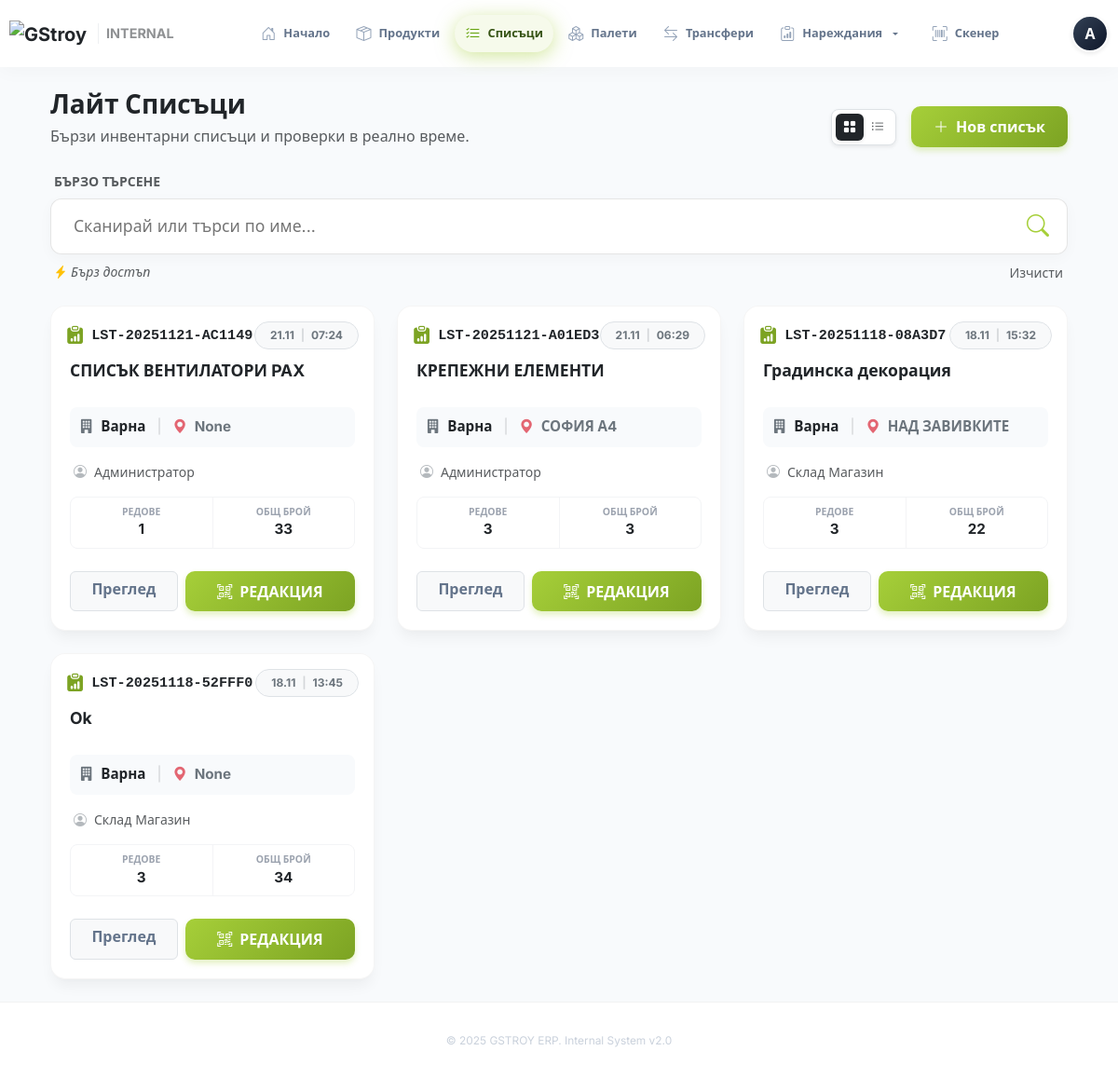
Screenshot of /simple-lists (signed in) with the database file from the repository.
### models.py (models this page shows)
class User(UserMixin, Base):
    __tablename__ = "users"
    id = Column(Integer, primary_key=True)
    username = Column(String(64), unique=True, nullable=False)
    full_name = Column(String(255), nullable=False)
    password_hash = Column(String(255), nullable=False, default="")
    can_assign_orders = Column(Boolean, default=False)
    can_prepare_orders = Column(Boolean, default=True)
    can_view_competitor_prices = Column(Boolean, default=False)
    is_admin = Column(Boolean, default=False)
    is_active = Column(Boolean, default=True)
    default_warehouse_id = Column(Integer, ForeignKey("warehouses.id"))
    email = Column(String(255), unique=True)
    phone = Column(String(32))
    employee_number = Column(String(64), unique=True)
    is_staff = Column(Boolean, default=False)
    manager_id = Column(Integer, ForeignKey("users.id"))
    assigned_warehouse_id = Column(Integer, ForeignKey("warehouses.id"))
    registered_at = Column(DateTime, default=datetime.utcnow, nullable=False)
    last_login_at = Column(DateTime)
    service_points = relationship(
        "ServicePoint",
        secondary=user_service_points,
        back_populates="users",
    )
    assignments = relationship("StockOrderAssignment", back_populates="user")
    scan_tasks = relationship("ScanTask", back_populates="created_by")
    authored_lists = relationship("ProductList", back_populates="created_by")
    default_warehouse = relationship("Warehouse", foreign_keys=[default_warehouse_id])
    assigned_warehouse = relationship("Warehouse", foreign_keys=[assigned_warehouse_id], back_populates="assigned_staff")
    manager = relationship("User", remote_side=[id], back_populates="subordinates")
    subordinates = relationship("User", back_populates="manager")
    roles = relationship("Role", secondary=user_roles, back_populates="users")
    access_windows = relationship("AccessWindow", secondary=access_window_users, back_populates="users")

class ProductList(Base):
    __tablename__ = "product_lists"
    id = Column(Integer, primary_key=True)
    code = Column(String(64), unique=True, nullable=False)
    title = Column(String(255), nullable=False, default="Product list")
    storage_location = Column(String(128))
    current_warehouse_id = Column(Integer, ForeignKey("warehouses.id"), nullable=False)
    target_warehouse_id = Column(Integer, ForeignKey("warehouses.id"))
    status = Column(String(32), default="draft", nullable=False)
    is_pallet = Column(Boolean, default=False)
    is_light = Column(Boolean, default=False, nullable=False)
    pallet_code = Column(String(64))
    created_by_id = Column(Integer, ForeignKey("users.id"))
    created_at = Column(DateTime, default=datetime.utcnow, nullable=False)
    updated_at = Column(DateTime, default=datetime.utcnow, nullable=False)
    current_warehouse = relationship(
        "Warehouse", foreign_keys=[current_warehouse_id], back_populates="outgoing_lists"
    )
    target_warehouse = relationship(
        "Warehouse", foreign_keys=[target_warehouse_id], back_populates="incoming_targets"
    )
    items = relationship("ProductListItem", back_populates="product_list", cascade="all, delete-orphan")
    transfers = relationship(
        "TransferDocument",
        back_populates="product_list",
        cascade="all, delete-orphan",
        order_by="desc(TransferDocument.created_at)",
    )
    created_by = relationship("User", back_populates="authored_lists")

class Warehouse(Base):
    __tablename__ = "warehouses"
    id = Column(Integer, primary_key=True)
    name = Column(String(128), nullable=False)
    code = Column(String(32), unique=True, nullable=False)
    description = Column(Text)
    is_active = Column(Boolean, default=True)
    printer_server_url = Column(String(255))
    outgoing_lists = relationship(
        "ProductList",
        foreign_keys="ProductList.current_warehouse_id",
        back_populates="current_warehouse",
    )
    incoming_targets = relationship(
        "ProductList",
        foreign_keys="ProductList.target_warehouse_id",
        back_populates="target_warehouse",
    )
    assigned_staff = relationship(
        "User",
        back_populates="assigned_warehouse",
        foreign_keys="User.assigned_warehouse_id",
    )
    access_windows = relationship("AccessWindow", secondary=access_window_warehouses, back_populates="warehouses")
    locations = relationship("Location", back_populates="warehouse", cascade="all, delete-orphan")
    printers = relationship("Printer", back_populates="warehouse", cascade="all, delete-orphan")

### app/blueprints/logistics.py (the view)
@logistics_bp.route("/simple-lists")
@login_required
def simple_list_index():
    session = g.db
    view_mode = request.args.get("view", "cards")
    if view_mode not in ("cards", "table"):
        view_mode = "cards"
    base_args = request.args.to_dict()
    base_args.pop("view", None)
    cards_url = url_for(".simple_list_index", **{**base_args, "view": "cards"})
    table_url = url_for(".simple_list_index", **{**base_args, "view": "table"})
    product_lists = (
        session.query(ProductList)
        .options(
            joinedload(ProductList.current_warehouse),
            joinedload(ProductList.created_by),
            joinedload(ProductList.items).joinedload(ProductListItem.product),
        )
        .filter(ProductList.is_light.is_(True))
        .order_by(ProductList.created_at.desc())
        .all()
    )
    totals_by_list = {p.id: calculate_list_totals(p) for p in product_lists}
    return render_template(
        "simple_list_index.html",
        product_lists=product_lists,
        totals_by_list=totals_by_list,
        view_mode=view_mode,
        cards_url=cards_url,
        table_url=table_url,
    )

### templates/simple_list_index.html (shortened to what this page needs)
{% extends "base.html" %}
{% block content %}
<div class="d-flex flex-column flex-lg-row justify-content-between align-items-lg-end gap-3 mb-4 fade-in">
  <div>
    <h1 class="h3 fw-bold text-dark mb-1">Лайт Списъци</h1>
    <p class="text-muted mb-0">Бързи инвентарни списъци и проверки в реално време.</p>
  </div>
  <div class="d-flex flex-wrap align-items-center gap-2">
    <div class="bg-white p-1 rounded-3 d-flex border me-2 shadow-sm">
        <a href="{{ cards_url }}" class="btn btn-sm border-0 rounded-2 {{ 'bg-dark text-white shadow-sm' if view_mode == 'cards' else 'text-muted' }}">
            <i class="bi bi-grid-fill"></i>
        </a>
        <a href="{{ table_url }}" class="btn btn-sm border-0 rounded-2 {{ 'bg-dark text-white shadow-sm' if view_mode == 'table' else 'text-muted' }}">
            <i class="bi bi-list-ul"></i>
        </a>
    </div>
    <a href="{{ url_for('logistics.simple_list_new') }}" class="btn-brand-new d-flex align-items-center gap-2 text-white text-decoration-none">
      <i class="bi bi-plus-lg"></i>
      <span>Нов списък</span>
    </a>
  </div>
</div>
<div class="mb-4 fade-in" style="animation-delay: 0.1s;">
  <label class="form-label fw-semibold text-muted small text-uppercase ms-1">Бързо търсене</label>
  <div class="search-wrapper">
    <input type="text" class="search-input-hero" id="listSearchDisplay" placeholder="Сканирай или търси по име..." autocomplete="off">
  </div>
  <div class="d-flex justify-content-between mt-2 px-1">
    <small class="text-muted fst-italic"><i class="bi bi-lightning-charge-fill text-warning"></i> Бърз достъп</small>
    <button class="btn btn-link btn-sm text-muted text-decoration-none p-0" type="button" id="listSearchClear">Изчисти</button>
  </div>
</div>
<div class="fade-in" style="animation-delay: 0.2s;">
{% if not product_lists %}
  <div class="text-center py-5 border border-2 border-dashed rounded-4 bg-white">
    <div class="mb-3">
        <span class="d-inline-block p-3 rounded-circle bg-light text-muted">
            <i class="bi bi-clipboard-x fs-1"></i>
        </span>
    </div>
    <h5 class="mt-3 text-muted fw-normal">Няма активни списъци</h5>
    <p class="small mb-4 text-muted">Започнете с бутона за нов списък.</p>
    <a href="{{ url_for('logistics.simple_list_new') }}" class="btn-brand-new text-white text-decoration-none px-4">Създай първи списък</a>
  </div>
{% else %}
  {% if view_mode == 'cards' %}
      <div class="row row-cols-1 row-cols-md-2 row-cols-xl-3 g-4">
        {% for product_list in product_lists %}
          {% set totals = totals_by_list[product_list.id] %}
          <div class="col" data-search-value="{{ (product_list.code ~ ' ' ~ product_list.title ~ ' ' ~ product_list.current_warehouse.name ~ ' ' ~ (product_list.storage_location or '')) | lower }}">
            <div class="modern-card h-100">
              <div class="card-header-strip pb-0 border-0 bg-transparent pt-3 px-3">
                 <div class="d-flex justify-content-between align-items-center w-100">
                     <div class="d-flex align-items-center gap-2">
                         <i class="bi bi-clipboard-data-fill" style="color: var(--brand-green-dark); font-size: 1.2rem;"></i>
                         <span class="fw-bold text-dark font-monospace" style="font-size: 0.95rem;">{{ product_list.code }}</span>
                     </div>
                     <span class="badge rounded-pill bg-light text-secondary border px-3 py-2">
                         {{ product_list.created_at.strftime('%d.%m') }} <span class="opacity-25 mx-1">|</span> {{ product_list.created_at.strftime('%H:%M') }}
                     </span>
                 </div>
              </div>
              <div class="card-body-custom pt-2">
                <h5 class="fw-bold text-dark mb-3 mt-1 text-truncate" style="font-size: 1.1rem;" title="{{ product_list.title }}">
                    {{ product_list.title }}
                </h5>
                <div class="location-visual mb-3" style="background-color: #f8fafc; border-radius: 8px; padding: 10px;">
                    <div class="d-flex align-items-center gap-2" style="font-size: 0.95rem;">
                        <i class="bi bi-building-fill text-secondary"></i>
                        <span class="fw-bold text-dark text-truncate">{{ product_list.current_warehouse.name }}</span>
                        {% if product_list.storage_location %}
                            <span class="text-muted mx-1 opacity-25">|</span>
                            <i class="bi bi-geo-alt-fill text-danger opacity-75"></i>
                            <span class="fw-bold text-secondary">{{ product_list.storage_location }}</span>
                        {% endif %}
                    </div>
                </div>
                <div class="d-flex align-items-center gap-2 text-muted small mb-3 ps-1">
                    <i class="bi bi-person-circle text-secondary opacity-50"></i>
                    <span class="fw-500">{{ product_list.created_by.full_name if product_list.created_by else 'Система' }}</span>
                </div>
                <div class="stats-grid mb-3">
                    <div class="stat-box">
                        <div class="stat-label">Редове</div>
                        <div class="stat-val text-dark">{{ totals.line_count }}</div>
                    </div>
                    <div class="stat-box">
                        <div class="stat-label">Общ Брой</div>
                        <div class="stat-val text-dark">{{ "%.0f"|format(totals.total_quantity) }}</div>
                    </div>
                </div>
                <div class="mt-auto pt-2 d-flex gap-2">
                    <a href="{{ url_for('logistics.simple_list_detail', list_id=product_list.id) }}" class="btn btn-light border fw-bold flex-grow-1" style="color: #64748b; border-color: #e2e8f0;">
                        Преглед
                    </a>
                    <a href="{{ url_for('logistics.simple_list_edit', list_id=product_list.id) }}" class="btn-brand-new flex-grow-1 text-center text-decoration-none d-flex align-items-center justify-content-center gap-2">
                        <i class="bi bi-qr-code-scan"></i>
                        РЕДАКЦИЯ
                    </a>
                </div>
              </div>
            </div>
          </div>
        {% endfor %}
      </div>
  {% endif %}
{% endif %}
</div>
{% endblock %}

### templates/base.html (shortened to what this page needs)
<!doctype html>
<html lang="bg" class="h-100">
  <head>
    <link href="https://cdn.jsdelivr.net/npm/bootstrap@5.3.2/dist/css/bootstrap.min.css" rel="stylesheet">
    <link rel="stylesheet" href="https://cdn.jsdelivr.net/npm/bootstrap-icons@1.11.1/font/bootstrap-icons.css">
    <link rel="stylesheet" href="{{ url_for('static', filename='styles.css') }}">
  </head>
  <body class="d-flex flex-column h-100">
    {% if current_user and current_user.is_authenticated %}
    <nav class="navbar navbar-expand-lg desktop-header">
      <div class="container-fluid px-3 px-lg-4">
        <a class="navbar-brand d-flex align-items-center gap-2 fw-bold text-dark" href="{{ url_for('main.index') }}">
          <img src="https://internal.gstroy.bg/static/assets/images/GStroy-logo.svg" alt="GStroy" height="28">
          <span class="d-none d-xl-inline opacity-50 border-start ps-2 ms-1" style="font-size: 0.9rem;">INTERNAL</span>
        </a>
        <div class="collapse navbar-collapse desktop-nav-links">
          <ul class="navbar-nav mx-auto align-items-center">
            <li class="nav-item">
                <a class="nav-link-modern {{ 'active' if request.endpoint == 'main.index' }}" href="{{ url_for('main.index') }}">
                    <i class="bi bi-house-door"></i> Начало
                </a>
            </li>
            <li class="nav-item">
                <a class="nav-link-modern {{ 'active' if request.endpoint == 'products' }}" href="{{ url_for('products.products') }}">
                    <i class="bi bi-box-seam"></i> Продукти
                </a>
            </li>
            <li class="nav-item">
                <a class="nav-link-modern {{ 'active' if 'simple_list' in request.endpoint }}" href="{{ url_for('logistics.simple_list_index') }}">
                    <i class="bi bi-list-check"></i> Списъци
                </a>
            </li>
            <li class="nav-item">
                <a class="nav-link-modern {{ 'active' if 'pallet' in request.endpoint }}" href="{{ url_for('logistics.pallet_list') }}">
                    <i class="bi bi-boxes"></i> Палети
                </a>
            </li>
            <li class="nav-item">
                <a class="nav-link-modern {{ 'active' if 'transfer' in request.endpoint }}" href="{{ url_for('logistics.transfers') }}">
                    <i class="bi bi-arrow-left-right"></i> Трансфери
                </a>
            </li>
            <li class="nav-item dropdown">
                <a class="nav-link-modern dropdown-toggle {{ 'active' if 'stock_orders' in request.endpoint or 'ppp' in request.endpoint }}" href="#" data-bs-toggle="dropdown">
                    <i class="bi bi-clipboard-data"></i> Нареждания
                </a>
            </li>
            <li class="nav-item ms-2">
                <a class="nav-link-modern {{ 'active' if 'scan_task' in request.endpoint }}" href="{{ url_for('scanning.scan_task_list') }}">
                    <i class="bi bi-upc-scan"></i> Скенер
                </a>
            </li>
          </ul>
        </div>
        <div class="d-none d-lg-flex align-items-center gap-3">
            {% if current_user and current_user.is_authenticated %}
              <div class="dropdown">
                <a href="#" class="d-flex align-items-center text-decoration-none" data-bs-toggle="dropdown">
                  <div class="rounded-circle bg-dark text-white d-flex align-items-center justify-content-center fw-bold shadow-sm border border-2 border-white"
                       style="width: 40px; height: 40px; background: linear-gradient(135deg, #334155 0%, #0f172a 100%);">
                    {{ current_user.full_name[:1] }}
                  </div>
                </a>
              </div>
            {% else %}
              <a class="btn btn-brand-new btn-sm px-4" href="{{ url_for('auth.login') }}">Вход</a>
            {% endif %}
        </div>
      </div>
    </nav>
    {% endif %}
    <main class="flex-shrink-0 fade-in flex-grow-1">
        <div class="container py-3 py-lg-4 px-3 px-lg-4">
            {% block content %}{% endblock %}
        </div>
    </main>
    <footer class="main-footer text-center d-none d-lg-block">
        <div class="container">
            <p class="mb-0 opacity-50 small">&copy; 2025 GSTROY ERP. Internal System v2.0</p>
        </div>
    </footer>
  </body>
</html>

### rows the page displays
User: full_name "А"
ProductList: code "LST-20251121-AC1149", created_at "21.11", created_at "07:24", title "СПИСЪК ВЕНТИЛАТОРИ PAX", current_warehouse.name "Варна", storage_location "None", created_by "Администратор", line_count "1", total_quantity "33"
ProductList: code "LST-20251121-A01ED3", created_at "21.11", created_at "06:29", title "КРЕПЕЖНИ ЕЛЕМЕНТИ", current_warehouse.name "Варна", storage_location "СОФИЯ А4", created_by "Администратор", line_count "3", total_quantity "3"
ProductList: code "LST-20251118-08A3D7", created_at "18.11", created_at "15:32", title "Градинска декорация", current_warehouse.name "Варна", storage_location "НАД ЗАВИВКИТЕ", created_by "Склад Магазин", line_count "3", total_quantity "22"
ProductList: code "LST-20251118-52FFF0", created_at "18.11", created_at "13:45", title "Ok", current_warehouse.name "Варна", storage_location "None", created_by "Склад Магазин", line_count "3", total_quantity "34"
